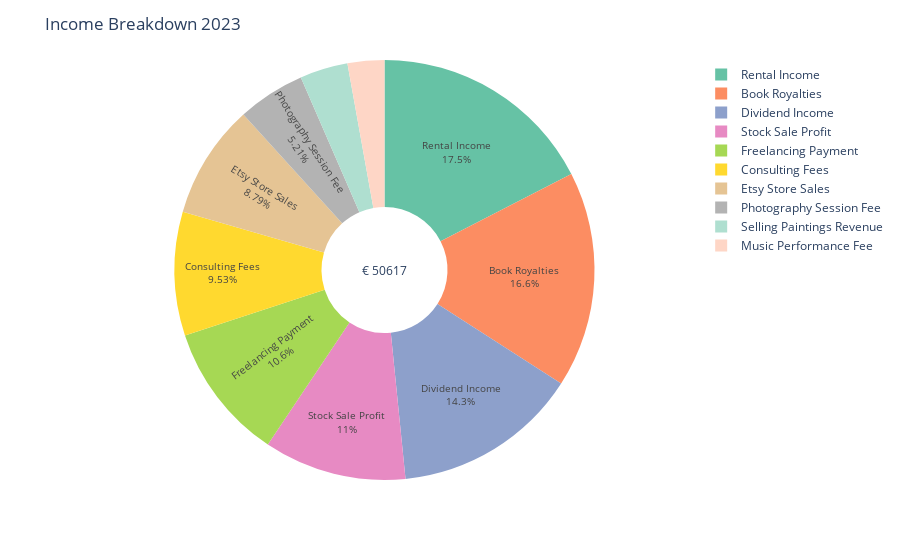

Notebook code cell kept with this figure:
### Code cell
income_pie_fig_2023 = make_pie_chart(data, 2023, 'Income')
income_pie_fig_2023

### Figure 1 — Plotly figure (JSON) as saved in the notebook; plotly's stock layout.template omitted (floating-point values rounded to 4 significant figures)
{"data": [{"direction": "clockwise", "domain": {"x": [0, 1], "y": [0, 1]}, "hole": 0.3, "hovertemplate": "Category=%{label}<br>Amount (EUR)=%{value}<extra></extra>", "labels": ["Dividend Income", "Rental Income", "Consulting Fees", "Stock Sale Profit", "Music Performance Fee", "Photography Session Fee", "Book Royalties", "Book Royalties", "Rental Income", "Stock Sale Profit", "Stock Sale Profit", "Selling Paintings Revenue", "Consulting Fees", "Book Royalties", "Selling Paintings Revenue", "Rental Income", "Freelancing Payment", "Selling Paintings Revenue", "Dividend Income", "Freelancing Payment", "Selling Paintings Revenue", "Freelancing Payment", "Consulting Fees", "Freelancing Payment", "Etsy Store Sales", "Dividend Income", "Freelancing Payment", "Consulting Fees", "Dividend Income", "Photography Session Fee", "Etsy Store Sales", "Freelancing Payment", "Freelancing Payment", "Etsy Store Sales", "Rental Income", "Freelancing Payment", "Dividend Income", "Book Royalties", "Photography Session Fee", "Rental Income", "Photography Session Fee", "Rental Income", "Stock Sale Profit", "Rental Income", "Consulting Fees", "Book Royalties", "Consulting Fees", "Book Royalties", "Book Royalties", "Consulting Fees", "Rental Income", "Etsy Store Sales", "Consulting Fees", "Etsy Store Sales", "Dividend Income"], "legendgroup": "", "name": "", "showlegend": true, "textinfo": "label+percent", "textposition": "inside", "type": "pie", "values": [1506.0, 1660.0, 1655.0, 1559.0, 1432.0, 323.9, 1535.0, 469.6, 1009.0, 1908.0, 1220.0, 188.6, 69.77, 1162.0, 493.1, 145.5, 900.9, 486.9, 232.1, 407.0, 700.8, 204.6, 55.87, 1419.0, 662.4, 1779.0, 203.3, 583.1, 1080.0, 912.5, 1775.0, 1092.0, 90.74, 636.4, 1253.0, 1038.0, 1300.0, 1941.0, 589.8, 1852.0, 809.4, 1186.0, 866.4, 1644.0, 79.94, 362.9, 869.4, 1169.0, 1784.0, 185.0, 84.1, 122.5, 1325.0, 1253.0, 1345.0]}], "layout": {"annotations": [{"font": {"size": 12}, "showarrow": false, "text": "€ 50617", "x": 0.5, "y": 0.5}], "legend": {"tracegroupgap": 0}, "margin": {"t": 60}, "piecolorway": ["rgb(102,194,165)", "rgb(252,141,98)", "rgb(141,160,203)", "rgb(231,138,195)", "rgb(166,216,84)", "rgb(255,217,47)", "rgb(229,196,148)", "rgb(179,179,179)"], "title": {"text": "Income Breakdown 2023"}, "uniformtext": {"minsize": 10, "mode": "hide"}}}
